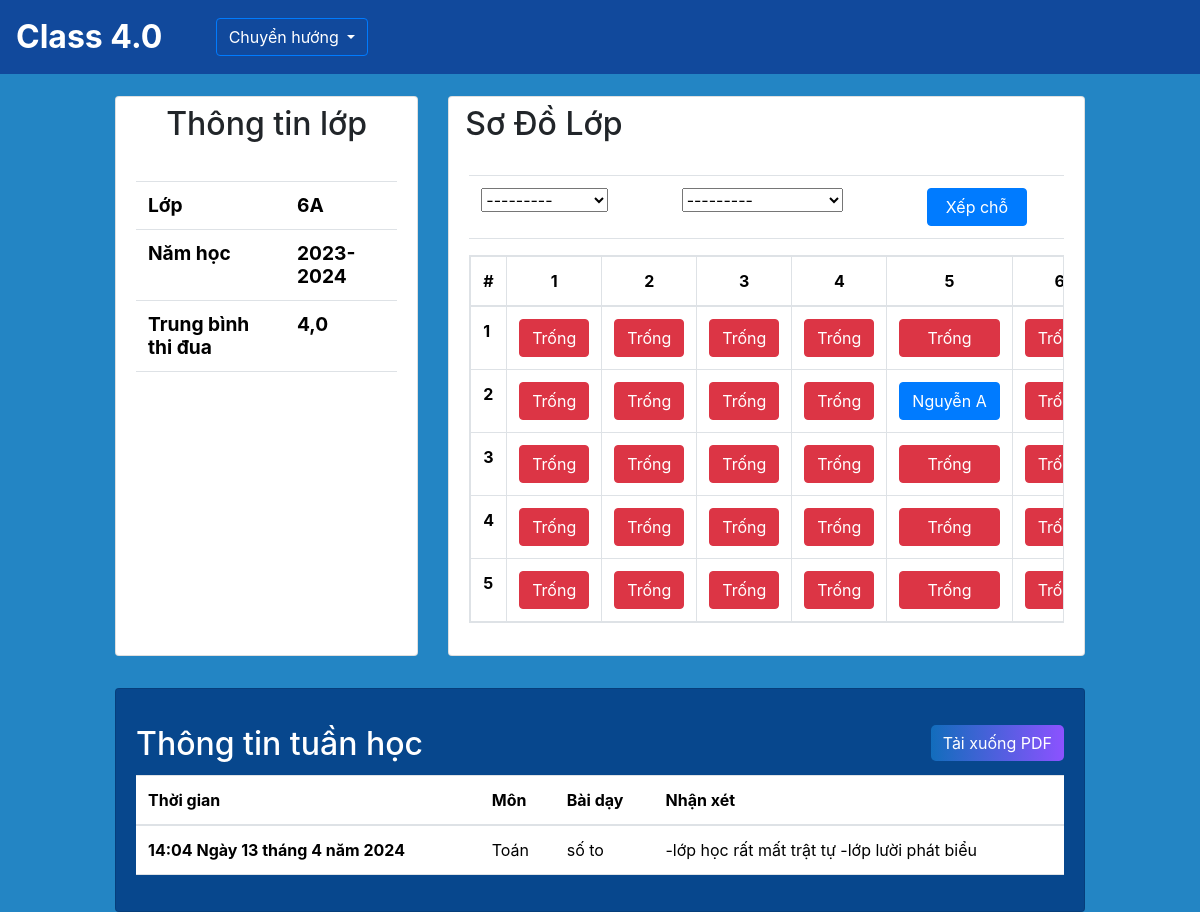
The page /home/6A/summary/ on the database its author committed.
### SM/models.py (models this page shows, shortened)
class Classroom(models.Model):
    name = models.CharField(primary_key=True,max_length=10)
    manager = models.ForeignKey('app_User.Teacher', on_delete=models.CASCADE,related_name='classroom') # 1 lớp chỉ có 1 giáo viên và ngược lại

class Student(models.Model):
    id = models.IntegerField(primary_key=True)
    name = models.CharField(max_length=100,blank=False, null=False)
    classroom = models.ForeignKey(Classroom, on_delete=models.CASCADE, related_name='student') # cho phép classroom truy vấn được các student của mình
    def __str__(self):
        return f"{self.name} - ID: {self.id}"

class Subject (models.Model):
    id = models.CharField(primary_key=True, max_length = 10)
    name = models.CharField(max_length = 100,blank=False, null=False) # cần đảm bảo bắt buôc phải có

### CM/models.py (models this page shows, shortened)
class Seat(models.Model):
    classroom = models.ForeignKey(Classroom, on_delete=models.CASCADE, related_name='seats')
    student = models.ForeignKey(Student, on_delete=models.SET_NULL, null=True, blank=True,related_name='seat')
    row = models.PositiveIntegerField()
    column = models.PositiveIntegerField()
    def __str__(self):
        return f"Hàng {self.row}, Cột {self.column}"
    class Meta:
        unique_together = [['classroom', 'row', 'column']]

class Lessons (models.Model):
    name = models.CharField(max_length=150)
    subject = models.ForeignKey(Subject, on_delete=models.CASCADE)
    classroom = models.ForeignKey(Classroom,on_delete=models.CASCADE)
    teacher = models.ForeignKey('app_User.Teacher', on_delete=models.CASCADE)
    counter = models.PositiveIntegerField(default=1)  # Thêm trường counter (đếm số tiết) editable=False
    comment = models.TextField()
    date_time = models.DateTimeField(auto_now_add=True)
    grades = (
        (10, 'Tốt'),
        (8, 'Khá'),
        (6, 'Trung Bình'),
        (4, 'Yếu'),
    )
    grade = models.IntegerField(choices=grades, default='10')

### CM/views.py (the view)
# urls.py: path('<str:classroom>/summary/', views.summary_view, name= 'summary'),
def summary_view (request,classroom):
    classroom = get_object_or_404(Classroom, name=classroom) # đưa vào add lesson
    seats = classroom.seats.all().order_by('row', 'column') # đưa vào add lesson
    schedule = Schedule.objects.filter(classroom=classroom).first()
    students = classroom.student.all()
    subjects = classroom.subjects.all()
    lesson = get_lessons_week(classroom=classroom)
    avglessons = get_avglessons(classroom=classroom)
    if request.method == 'POST':
        form = AssignStudentForm(classroom, request.POST)
        if form.is_valid():
            seat = form.cleaned_data['seat']
            student = form.cleaned_data['student']
            seat.assign_student(student)
            return HttpResponseRedirect(request.path_info)
    else:
        form = AssignStudentForm(classroom=classroom)
    context = {
        'lessons':lesson,
        'classroom':classroom,
        'students':students,
        'subjects':subjects,
        'assign_studentForm': form,
        'seats':seats,
        'schedule':schedule,
        'rows': range(1, 6),
        'columns': range(1, 9),
        'avglessons':avglessons
    }
    return render(request, 'summary.html', context)

### CM/forms.py
class AssignStudentForm(forms.Form):
    def __init__(self, classroom, *args, **kwargs):
        super().__init__(*args, **kwargs)
        seats = Seat.objects.filter(classroom=classroom)
        students = Student.objects.filter(classroom=classroom)
        self.fields['seat'] = forms.ModelChoiceField(queryset=seats)
        self.fields['student'] = forms.ModelChoiceField(queryset=students)
    seat = forms.ModelChoiceField(queryset=Seat.objects.none())  # Trường rỗng ban đầu
    student = forms.ModelChoiceField(queryset=Student.objects.none())  # Trường rỗng ban đầu

### CM/views.py (called while the page is built)
def get_lessons_week(classroom):
    today = datetime.now().date()
    start_of_week = today - timedelta(days=today.weekday())
    end_of_week = start_of_week + timedelta(days=6)
    lessons_week = Lessons.objects.filter(classroom=classroom, date_time__date__range=[start_of_week, end_of_week])
    return lessons_week

def get_avglessons(classroom):
    now = timezone.now()
    start_of_week = now - timedelta(days=now.weekday())
    end_of_week = start_of_week + timedelta(days=6)
    lessons_this_week = Lessons.objects.filter(date_time__range=[start_of_week, end_of_week], classroom=classroom)
    lesson_grades = lessons_this_week.aggregate(average_grade=Avg('grade'))
    return lesson_grades['average_grade']

### CM/templates/summary.html (shortened to what this page needs)
{% extends "base.html" %}
{% load static %}
{% block Nav %}
<div class="dropdown">
    <button type="button" class="btn btn-outline-primary text-white dropdown-toggle" data-bs-toggle="dropdown">
        Chuyển hướng
    </button>
</div>
{% endblock Nav %}
{% block content %}
<div class="row">
    <div class="col-1"></div>
    <div class="col-10">
        <div class="row">
            <div class="col-4">
                <div class="card" style="margin-top: 1rem; margin-bottom: 1rem; height:35rem">
                    <h2 class="card-title text-center" style="margin-top:0.5rem">Thông tin lớp</h2>
                    <div class="card-body">
                        <div style="margin-top: 2%;">
                            <table class="table " >
                                <tbody>
                                <tr>
                                    <th class="display-6 font-weight-bold" style="font-size: 1.2em" scope="row">Lớp</th>
                                    <td class="display-6 font-weight-bold" style="font-size: 1.2em">{{ classroom.name }}</td>
                                </tr>
                                <tr>
                                    <th class="display-6 font-weight-bold" style="font-size: 1.2em" scope="row">Năm học</th>
                                    <td class="display-6 font-weight-bold" style="font-size: 1.2em">2023-2024</td>
                                </tr>
                                <tr>
                                    <th class="display-6 font-weight-bold" style="font-size: 1.2em" scope="row">Trung bình thi đua</th>
                                    <td class="display-6 font-weight-bold" style="font-size: 1.2em">{{avglessons}}</td>
                                </tr>
                                </tbody>
                            </table>
                        </div>
                    </div>
                </div>
            </div>
            <div class="col-8">
                <div class="card" style="margin-top: 1rem; height:35rem">
                    <h2 class="card-title" style="margin-top:0.5rem; margin-left:0.5em">Sơ Đồ Lớp</h2>
                    <div class="card-body">
                        <div>
                            <div style="margin-bottom:1rem">
                                <form method="post">
                                    <table class="table">
                                        <thead>
                                            <tr>
                                                <td>
                                                    {{ assign_studentForm.seat }}
                                                </td>
                                                <td>
                                                    {{ assign_studentForm.student }}
                                                </td>
                                                <td>
                                                    <button class="btn btn-primary" style="width:80%" type="submit">Xếp chỗ</button>
                                                </td>
                                            </div>
                            </div>
                                <table class="table table-bordered table-responsive">
                                    <thead>
                                        <tr>
                                            <th>#</th>
                                            {% for column in columns %}
                                            <th class="text-center">{{ column }}</th>
                                            {% endfor %}
                                        </tr>
                                    </thead>
                                    <tbody>
                                        {% for row in rows %}
                                        <tr>
                                            <th>{{ row }}</th>
                                            {% for column in columns %}
                                            <td>
                                                {% for seat in seats %}
                                                    {% if seat.row == row and seat.column == column %}
                                                        {% if not seat.student %}
                                                        <div class="d-flex justify-content-center">
                                                            <button class="btn btn-danger text-white" style="width:100%">Trống</button>
                                                        </div>
                                                        {% else %}
                                                        <div class="d-flex justify-content-center">
                                                        <a class="btn btn-primary text-white text-truncate" style="width:100%">{{ seat.student.name }}</a>
                                                        </div>
                                                        {% endif %}
                                                    {% endif %}
                                                {% endfor %}
                                            </td>
                                            {% endfor %}
                                        </tr>
                                        {% endfor %}
                                    </tbody>
                                </table>
                        </div>
                    </div>
                </div>
            </div>
        </div>
    </div>
    <div class="col-1"></div>
</div>
<div class="row">
    <div class="col-1"></div>
    <div class="col-10">
        <div class="card" style="background-color: #07478D; margin-top:1rem">
            <div class="card-body">
                    <div class="row">
                        <div class="col-6">
                            <h2 class="card-title text-white" style="margin-top: 1rem;">Thông tin tuần học</h2>
                        </div>
                        <div class="col-6 text-right">
                            <a class="btn card-title text-white" style="margin-top:1rem; border-radius: 5px; background-image: linear-gradient(to right, #126DBC, #8C52FF);border: none;" href="{% url 'preview_lessons' classroom.name %}">Tải xuống PDF</a>
                        </div>
                    </div>
                    <table class="table">
                        <thead>
                            <tr>
                                <th scope="col">Thời gian</th>
                                <th scope="col">Môn</th>
                                <th scope="col">Bài dạy</th>
                                <th scope="col">Nhận xét</th>
                            </tr>
                        </thead>
                        <tbody>
                            {% if lessons %}
                            {% for lesson in lessons %}
                            <tr>
                                <th scope="row">{{lesson.date_time }}</th>
                                <td>{{lesson.subject.name}}</td>
                                <td>{{lesson.name }}</td>
                                <td>{{lesson.comment}}</td>
                            </tr>
                            {% endfor %}
                            {% endif %}
                        </tbody>
                    </table>
            </div>
        </div>
    </div>
    <div class="col-1"></div>
</div>
{% endblock content %}

### templates/base.html (style rules this page uses)
body { margin: 0; padding: 0; height: 100vh; width: 100vw; overflow-x: hidden; }

### rows shown on the page
Classroom: name "6A"
Seat: row "Trống"
Seat: row "Trống"
Seat: row "Trống"
Seat: row "Trống"
Seat: row "Trống"
Seat: row "Trống"
Seat: row "Trống"
Seat: row "Trống"
Seat: row "Trống"
Seat: row "Trống"
Seat: student.name "Nguyễn A"
Seat: row "Trống"
Seat: row "Trống"
Seat: row "Trống"
Seat: row "Trống"
Seat: row "Trống"
Seat: row "Trống"
Seat: row "Trống"
Seat: row "Trống"
Seat: row "Trống"
Seat: row "Trống"
Seat: row "Trống"
Seat: row "Trống"
Seat: row "Trống"
Seat: row "Trống"
Seat: row "Trống"
Seat: row "Trống"
Seat: row "Trống"
Seat: row "Trống"
Seat: row "Trống"
Lessons: date_time "14:04 Ngày 13 tháng 4 năm 2024", subject.name "Toán", name "số to", comment "-lớp học rất mất trật tự -lớp lười phát biểu"

### other values the page prints
{{ avglessons }} "4,0"
{{ column }} "1" "2" "3" "4" "5" "6"
{{ row }} "1" "2" "3" "4" "5"
